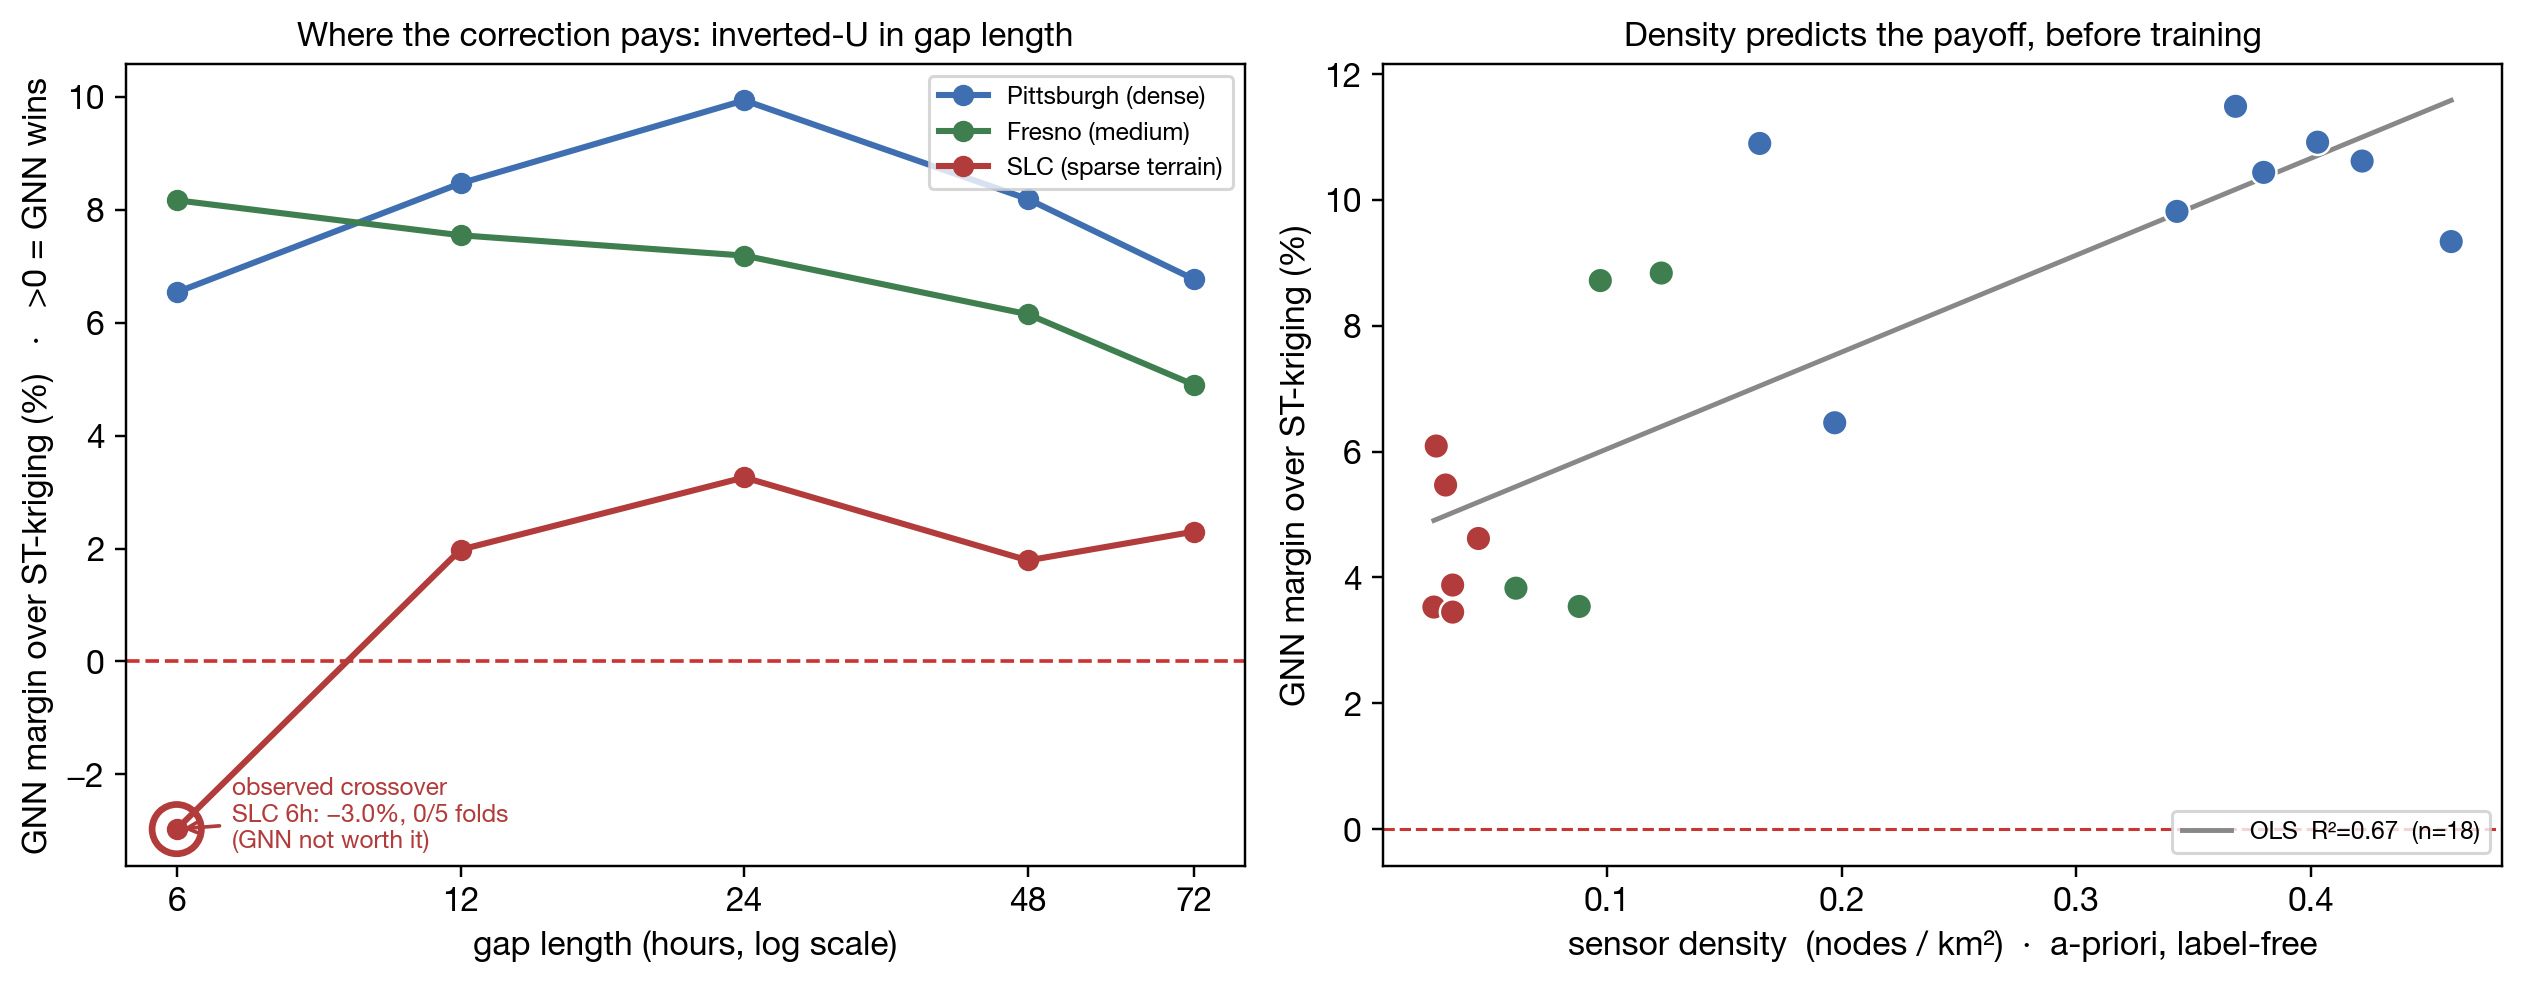

The script that saved this image:
"""FIGURE 6 -- deploy-or-not diagnostic (WORKLOG K3).

LEFT : GNN margin over strong ST-kriging vs gap length, one line per city. The edge
       is an inverted-U (peak ~24-48h); on sparse SLC at 6h it goes NEGATIVE -- the
       OBSERVED CROSSOVER (circled): the one regime where the learned model loses.
RIGHT: margin vs a-priori sensor density across 18 subsampled networks + OLS
       (R2~0.67) -- density predicts the payoff before any training.
Sources: experiments/logs/diagnostic/gap_points.csv  and  .../enrich.log
"""
import csv, pathlib, re, sys
import numpy as np
import matplotlib
matplotlib.use("Agg")
import matplotlib.pyplot as plt
sys.path.insert(0, str(pathlib.Path(__file__).parent))
from _style import apply, FS

apply()
REPO = pathlib.Path(__file__).resolve().parents[1]
GAP = REPO / "experiments/logs/diagnostic/gap_points.csv"
ENRICH = REPO / "experiments/logs/diagnostic/enrich.log"
CITYCOL = {"pittsburgh": "#3F6FB0", "fresno": "#3F7E4E", "slc": "#B23B3B"}
CITYLAB = {"pittsburgh": "Pittsburgh (dense)", "fresno": "Fresno (medium)",
           "slc": "SLC (sparse terrain)"}

fig, (axL, axR) = plt.subplots(1, 2, figsize=(11.6, 4.6))

# ---- LEFT: margin vs gap length, per city ----
rows = list(csv.DictReader(open(GAP)))
by_city = {}
for r in rows:
    by_city.setdefault(r["city"], []).append((int(r["gap"]), float(r["margin_pct"])))
axL.axhline(0, color="#c33", lw=1.2, ls="--", zorder=1)
for city, pts in by_city.items():
    pts.sort()
    gx = [p[0] for p in pts]; my = [p[1] for p in pts]
    axL.plot(gx, my, "-o", color=CITYCOL[city], lw=2, ms=6, label=CITYLAB[city], zorder=3)
# circle the observed crossover: SLC 6h
cx = [p for p in by_city["slc"] if p[0] == 6][0]
axL.scatter([cx[0]], [cx[1]], s=260, facecolor="none", edgecolor="#B23B3B",
            lw=2.2, zorder=4)
axL.annotate("observed crossover\nSLC 6h: −3.0%, 0/5 folds\n(GNN not worth it)",
             (cx[0], cx[1]), xytext=(18, -6), textcoords="offset points",
             fontsize=FS-3, color="#B23B3B",
             arrowprops=dict(arrowstyle="->", color="#B23B3B", lw=1.2))
axL.set_xscale("log")
axL.set_xticks([6, 12, 24, 48, 72])
axL.get_xaxis().set_major_formatter(matplotlib.ticker.ScalarFormatter())
axL.minorticks_off()
axL.set_xlabel("gap length (hours, log scale)")
axL.set_ylabel("GNN margin over ST-kriging (%)   ·   >0 = GNN wins")
axL.set_title("Where the correction pays: inverted-U in gap length")
axL.legend(loc="upper right", fontsize=FS-3)

# ---- RIGHT: margin vs density across 18 subsampled networks ----
dens, marg, cols = [], [], []
pat = re.compile(r"\[stat\]\s+(\w+)\s+N=\s*\d+\s+ss=\d+\s+nrmse=[\d.]+\s+dens=([\d.]+).*margin=([+\-][\d.]+)")
for line in open(ENRICH):
    m = pat.search(line)
    if m:
        dens.append(float(m.group(2))); marg.append(float(m.group(3)))
        cols.append(CITYCOL[m.group(1)])
dens, marg = np.array(dens), np.array(marg)
# OLS + R2
A = np.vstack([dens, np.ones_like(dens)]).T
(slope, b), *_ = np.linalg.lstsq(A, marg, rcond=None)
pred = slope * dens + b
r2 = 1 - ((marg - pred) ** 2).sum() / ((marg - marg.mean()) ** 2).sum()
gx = np.linspace(dens.min(), dens.max(), 50)
axR.plot(gx, slope * gx + b, "-", color="#888", lw=1.6, zorder=1,
         label=f"OLS  R²={r2:.2f}  (n={len(dens)})")
axR.scatter(dens, marg, c=cols, s=70, edgecolor="white", lw=0.8, zorder=3)
axR.axhline(0, color="#c33", lw=1, ls="--", zorder=0)
axR.set_xlabel("sensor density  (nodes / km²)  ·  a-priori, label-free")
axR.set_ylabel("GNN margin over ST-kriging (%)")
axR.set_title("Density predicts the payoff, before training")
axR.legend(loc="lower right", fontsize=FS-3)

fig.tight_layout()
out = REPO / "poster-graphs/fig6_deploy_diagnostic.png"
fig.savefig(out, dpi=220, bbox_inches="tight", facecolor="white")
print(f"[saved] {out}  (density R2={r2:.3f})")
